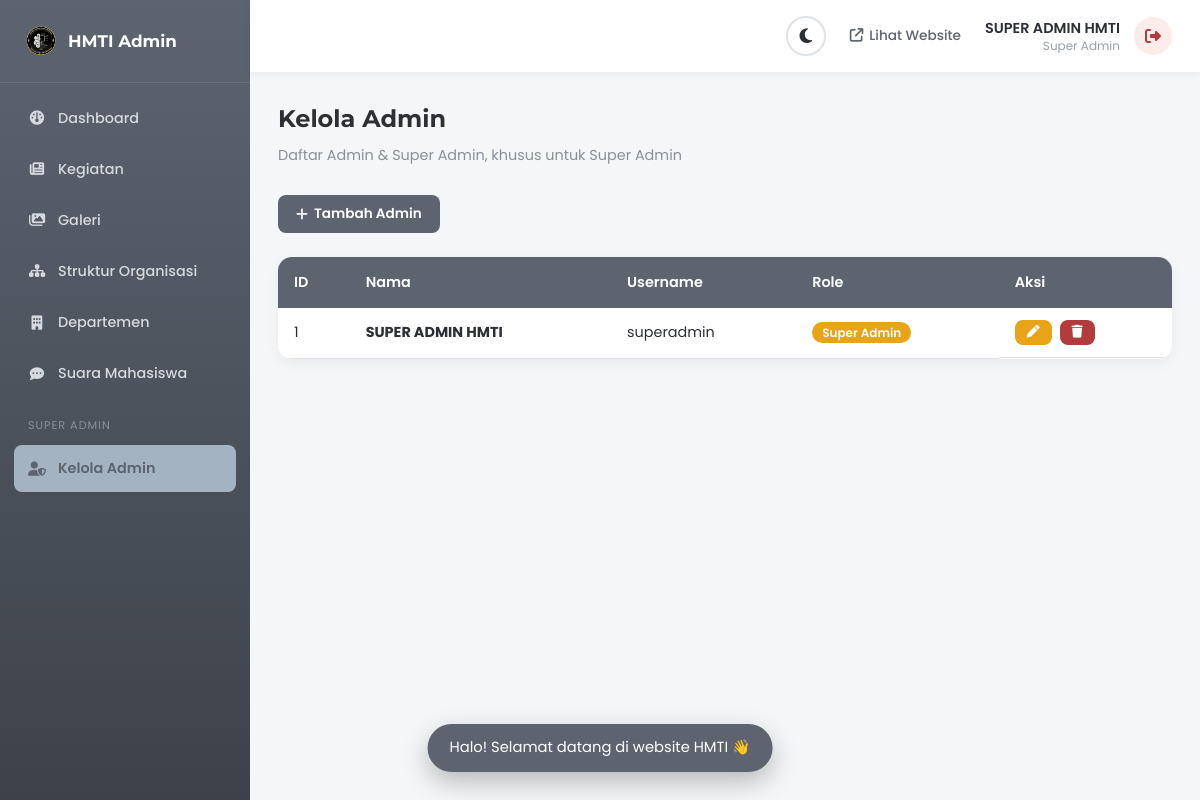
/admin/kelola-admin/index.php (signed in), run on the app's committed database.
### tables this page shows
CREATE TABLE `users` (
  `id` int(11) NOT NULL,
  `nama` varchar(100) NOT NULL,
  `username` varchar(50) NOT NULL,
  `password` varchar(255) NOT NULL,
  `role` enum('super_admin','admin') NOT NULL,
  `created_at` timestamp NOT NULL DEFAULT current_timestamp()
);

### admin/kelola-admin/index.php (the view, shortened to what this page needs)
<?php
include __DIR__ . '/../includes/header.php';
?>
<div class="page-header">
    <h1>Kelola Admin</h1>
    <p>Daftar Admin & Super Admin, khusus untuk Super Admin</p>
</div>
<?php
$query = "SELECT id, nama, username, role FROM users ORDER BY id ASC";
$result = mysqli_query($koneksi, $query);
?>
<div class="admin-toolbar">
    <a href="tambah.php" class="btn-admin btn-admin-primary">
        <i class="fa-solid fa-plus"></i> Tambah Admin
    </a>
</div>
<div class="admin-table-wrapper">
    <table class="admin-table">
        <thead>
            <tr>
                <th>ID</th>
                <th>Nama</th>
                <th>Username</th>
                <th>Role</th>
                <th>Aksi</th>
            </tr>
        </thead>
        <tbody>
            <?php if ($result && mysqli_num_rows($result) > 0): ?>
                <?php while ($row = mysqli_fetch_assoc($result)):
                    $role_badge = $row['role'] === 'super_admin'
                        ? '<span style="background:#e8a317;color:#fff;padding:2px 10px;border-radius:12px;font-size:0.75rem;font-weight:600;">Super Admin</span>'
                        : '<span style="background:#5d6470;color:#fff;padding:2px 10px;border-radius:12px;font-size:0.75rem;font-weight:600;">Admin</span>';
                ?>
                    <tr>
                        <td><?= $row['id'] ?></td>
                        <td><strong><?= htmlspecialchars($row['nama']) ?></strong></td>
                        <td><?= htmlspecialchars($row['username']) ?></td>
                        <td><?= $role_badge ?></td>
                        <td class="td-actions">
                            <a href="edit.php?id=<?= $row['id'] ?>" class="btn-admin btn-admin-warning btn-admin-sm" title="Edit">
                                <i class="fa-solid fa-pen"></i>
                            </a>
                            <?php if ($row['id'] !== (int)$_SESSION['user_id']): ?>
                                <form method="POST" action="hapus.php" class="admin-form-inline" onsubmit="return confirm('Yakin ingin menghapus admin ini?')">
                                    <button type="submit" class="btn-admin btn-admin-danger btn-admin-sm" title="Hapus">
                                        <i class="fa-solid fa-trash"></i>
                                    </button>
                                </form>
                            <?php endif; ?>
                        </td>
                    </tr>
                <?php endwhile; ?>
            <?php endif; ?>
        </tbody>
    </table>
</div>
<?php include __DIR__ . '/../includes/footer.php'; ?>

### assets/css/global.css (style rules this page uses)
:root { --hmti-dark: #5d6470; --hmti-light: #a3b3c1; --hmti-bg: #f4f6f8; --hmti-white: #ffffff; --hmti-text: #2d2f36; --card-bg: #ffffff; --card-shadow: rgba(0, 0, 0, 0.06); --card-hover-shadow: rgba(0, 0, 0, 0.12); --border-color: #dfe3e7; --text-secondary: #6b6f76; --text-muted: #8a8f98; --nav-bg: #ffffff; --footer-text: #ffffff; --header-shadow: rgba(0, 0, 0, 0.08); --section-alt-bg: #ffffff; --input-bg: #ffffff; --hover-bg: #f8f9fa; --overlay-bg: rgba(0, 0, 0, 0.5); --lightbox-bg: rgba(20, 22, 26, 0.92); --danger-color: #b23b3b; --danger-bg: #fdecea; --success-color: #1e7e42; --success-bg: #e6f7ed; --warning-color: #e8a317; --hero-overlay: linear-gradient(180deg, rgba(93, 100, 112, 0.75), rgba(93, 100, 112, 0.9)); --detail-overlay: linear-gradient(180deg, rgba(93, 100, 112, 0.3), rgba(30, 32, 36, 0.9)); --font-heading: "Montserrat", sans-serif; --font-body: "Poppins", sans-serif; }
html { transition: background-color 0.3s ease, color 0.3s ease; }
body { transition: background-color 0.3s ease, color 0.3s ease; }
*, *::before, *::after { transition: background-color 0.25s ease, border-color 0.25s ease, color 0.25s ease, box-shadow 0.25s ease; }
* { margin: 0; padding: 0; box-sizing: border-box; }
body { font-family: var(--font-body); color: var(--hmti-text); background-color: var(--hmti-bg); line-height: 1.6; }
h1, h2, h3, h4, h5, h6 { font-family: var(--font-heading); }
a { text-decoration: none; color: inherit; }
html { scroll-behavior: smooth; }

### assets/css/admin.css (style rules this page uses)
.admin-body { background-color: #f4f6f8; }
.page-header { margin-bottom: 28px; }
.page-header h1 { font-size: 1.5rem; margin-bottom: 6px; }
.page-header p { color: #8a8f98; font-size: 0.9rem; }
.admin-table-wrapper { background: #fff; border-radius: 14px; box-shadow: 0 4px 14px rgba(0, 0, 0, 0.05); overflow-x: auto; }
.admin-table { width: 100%; border-collapse: collapse; font-size: 0.9rem; }
.admin-table thead { background-color: var(--hmti-dark); color: #fff; }
.admin-table th { padding: 14px 16px; text-align: left; font-weight: 600; white-space: nowrap; }
.admin-table td { padding: 12px 16px; border-bottom: 1px solid var(--border-color); vertical-align: middle; }
.admin-table .td-actions { display: flex; gap: 8px; flex-wrap: nowrap; align-items: center; }
.admin-form-inline { display: inline-flex; align-items: center; margin: 0; }
.btn-admin { display: inline-flex; align-items: center; gap: 6px; padding: 8px 18px; border-radius: 8px; font-size: 0.85rem; font-weight: 600; border: none; cursor: pointer; transition: all 0.25s ease; text-decoration: none; }
.btn-admin-primary { background-color: var(--hmti-dark); color: #fff; }
.btn-admin-warning { background-color: #e8a317; color: #fff; }
.btn-admin-danger { background-color: #b23b3b; color: #fff; }
.btn-admin-sm { padding: 6px 12px; font-size: 0.8rem; }
.admin-toolbar { display: flex; align-items: center; justify-content: space-between; flex-wrap: wrap; gap: 16px; margin-bottom: 24px; }

### data on the page
users: id "1", nama "SUPER ADMIN HMTI", username "superadmin", role "Super Admin"

### other printed values
$_SESSION['nama'] "SUPER ADMIN HMTI"
